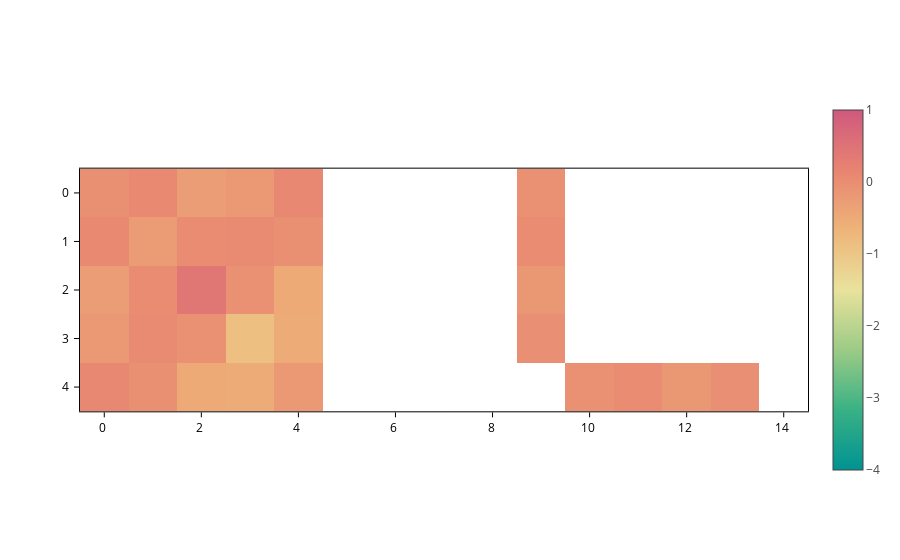

This figure's notebook cell:
### Markdown cell above
And to set the range of the scale from `-4` to `1`:

### Code cell
plot.update_inputs(crange=(-4, 1))

### Figure 1 — Plotly figure (JSON) as saved in the notebook; plotly's stock layout.template omitted (floating-point values rounded to 4 significant figures)
{"data": [{"coloraxis": "coloraxis", "meta": {}, "opacity": 1, "type": "heatmap", "z": [[-0.04066, 0.0871, -0.2838, -0.191, 0.1016, NaN, NaN, NaN, NaN, -0.05263, NaN, NaN, NaN, NaN, NaN], [0.0871, -0.2421, 0.02014, 0.03938, -0.03807, NaN, NaN, NaN, NaN, 0.02922, NaN, NaN, NaN, NaN, NaN], [-0.2838, 0.02014, 0.4106, -0.06766, -0.4913, NaN, NaN, NaN, NaN, -0.1757, NaN, NaN, NaN, NaN, NaN], [-0.191, 0.03938, -0.06766, -0.8634, -0.5102, NaN, NaN, NaN, NaN, -0.01763, NaN, NaN, NaN, NaN, NaN], [0.1016, -0.03807, -0.4913, -0.5102, -0.1873, NaN, NaN, NaN, NaN, NaN, -0.05263, 0.02922, -0.1757, -0.01763, NaN]], "zsmooth": false}], "layout": {"coloraxis": {"cmax": 1, "cmid": 0.5, "cmin": -4, "colorscale": [[0.0, "rgb(0, 147, 146)"], [0.1667, "rgb(57, 177, 133)"], [0.3333, "rgb(156, 203, 134)"], [0.5, "rgb(233, 226, 156)"], [0.6667, "rgb(238, 180, 121)"], [0.8333, "rgb(232, 132, 113)"], [1.0, "rgb(207, 89, 126)"]], "showscale": true}, "scene": {"aspectmode": "data", "xaxis": {"range": [-0.5, 14.5]}, "yaxis": {"range": [4.5, -0.5]}}, "xaxis": {"constrain": "domain", "range": [-0.5, 14.5], "scaleanchor": "y", "scaleratio": 1}, "yaxis": {"constrain": "domain", "range": [4.5, -0.5]}}}
